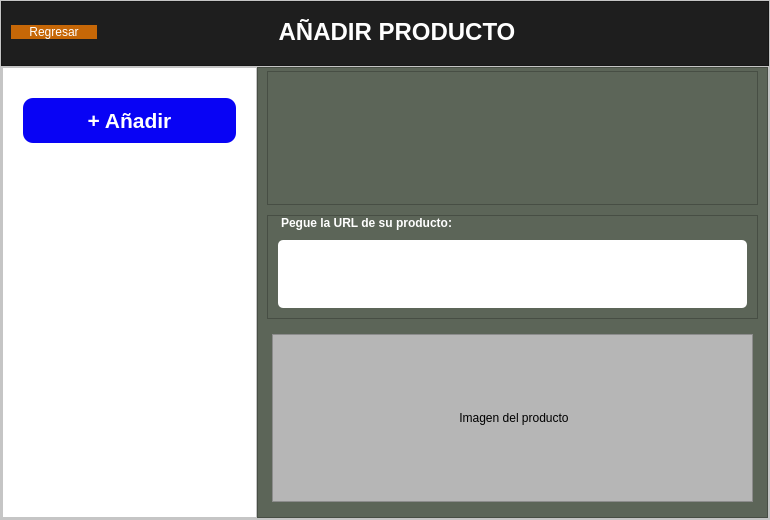
<?xml version="1.0" encoding="UTF-8"?>
<ui version="4.0">
 <class>MainWindow</class>
 <widget class="QMainWindow" name="MainWindow">
  <property name="geometry">
   <rect>
    <x>0</x>
    <y>0</y>
    <width>770</width>
    <height>520</height>
   </rect>
  </property>
  <property name="windowTitle">
   <string>Añadir</string>
  </property>
  <widget class="QWidget" name="centralwidget">
   <layout class="QHBoxLayout" name="horizontalLayout_4">
    <property name="spacing">
     <number>0</number>
    </property>
    <property name="leftMargin">
     <number>0</number>
    </property>
    <property name="topMargin">
     <number>0</number>
    </property>
    <property name="rightMargin">
     <number>0</number>
    </property>
    <property name="bottomMargin">
     <number>0</number>
    </property>
    <item>
     <widget class="QFrame" name="frame">
      <property name="styleSheet">
       <string notr="true">background-color: rgb(255, 255, 255);</string>
      </property>
      <property name="frameShape">
       <enum>QFrame::StyledPanel</enum>
      </property>
      <property name="frameShadow">
       <enum>QFrame::Raised</enum>
      </property>
      <layout class="QVBoxLayout" name="verticalLayout_2" stretch="1,7">
       <property name="spacing">
        <number>0</number>
       </property>
       <property name="leftMargin">
        <number>0</number>
       </property>
       <property name="topMargin">
        <number>0</number>
       </property>
       <property name="rightMargin">
        <number>0</number>
       </property>
       <property name="bottomMargin">
        <number>0</number>
       </property>
       <item>
        <widget class="QFrame" name="frame_2">
         <property name="styleSheet">
          <string notr="true">
background-color: rgb(30, 30, 30);</string>
         </property>
         <property name="frameShape">
          <enum>QFrame::StyledPanel</enum>
         </property>
         <property name="frameShadow">
          <enum>QFrame::Raised</enum>
         </property>
         <layout class="QHBoxLayout" name="horizontalLayout_5" stretch="1,7">
          <property name="spacing">
           <number>0</number>
          </property>
          <property name="rightMargin">
           <number>71</number>
          </property>
          <property name="bottomMargin">
           <number>11</number>
          </property>
          <item>
           <widget class="QPushButton" name="pushButton">
            <property name="maximumSize">
             <size>
              <width>16777205</width>
              <height>16777215</height>
             </size>
            </property>
            <property name="cursor">
             <cursorShape>PointingHandCursor</cursorShape>
            </property>
            <property name="styleSheet">
             <string notr="true">QPushButton{
	background-color: rgb(198, 103, 7);
	font: 700 9pt &quot;Arial&quot;;
	border-radius:2 px;
	Color: white;

}

</string>
            </property>
            <property name="text">
             <string>Regresar</string>
            </property>
           </widget>
          </item>
          <item>
           <widget class="QLabel" name="label">
            <property name="text">
             <string>&lt;html&gt;&lt;head/&gt;&lt;body&gt;&lt;p align=&quot;center&quot;&gt;&lt;span style=&quot; font-size:18pt; font-weight:700; color:#ffffff;&quot;&gt;AÑADIR PRODUCTO&lt;/span&gt;&lt;/p&gt;&lt;/body&gt;&lt;/html&gt;</string>
            </property>
           </widget>
          </item>
         </layout>
        </widget>
       </item>
       <item>
        <widget class="QFrame" name="frame_3">
         <property name="frameShape">
          <enum>QFrame::StyledPanel</enum>
         </property>
         <property name="frameShadow">
          <enum>QFrame::Raised</enum>
         </property>
         <property name="lineWidth">
          <number>0</number>
         </property>
         <layout class="QHBoxLayout" name="horizontalLayout_2" stretch="2,4">
          <property name="spacing">
           <number>0</number>
          </property>
          <property name="leftMargin">
           <number>0</number>
          </property>
          <property name="topMargin">
           <number>0</number>
          </property>
          <property name="rightMargin">
           <number>0</number>
          </property>
          <property name="bottomMargin">
           <number>0</number>
          </property>
          <item>
           <widget class="QFrame" name="frame_5">
            <property name="sizePolicy">
             <sizepolicy hsizetype="Minimum" vsizetype="Minimum">
              <horstretch>0</horstretch>
              <verstretch>0</verstretch>
             </sizepolicy>
            </property>
            <property name="minimumSize">
             <size>
              <width>200</width>
              <height>300</height>
             </size>
            </property>
            <property name="layoutDirection">
             <enum>Qt::RightToLeft</enum>
            </property>
            <property name="styleSheet">
             <string notr="true"/>
            </property>
            <property name="frameShape">
             <enum>QFrame::StyledPanel</enum>
            </property>
            <property name="frameShadow">
             <enum>QFrame::Raised</enum>
            </property>
            <property name="lineWidth">
             <number>0</number>
            </property>
            <layout class="QVBoxLayout" name="verticalLayout_4" stretch="0,0">
             <property name="spacing">
              <number>20</number>
             </property>
             <property name="leftMargin">
              <number>0</number>
             </property>
             <property name="topMargin">
              <number>10</number>
             </property>
             <property name="rightMargin">
              <number>0</number>
             </property>
             <property name="bottomMargin">
              <number>0</number>
             </property>
             <item>
              <widget class="QPushButton" name="pushButton_2">
               <property name="font">
                <font>
                 <family>Arial</family>
                 <pointsize>16</pointsize>
                 <bold>true</bold>
                </font>
               </property>
               <property name="cursor">
                <cursorShape>PointingHandCursor</cursorShape>
               </property>
               <property name="styleSheet">
                <string notr="true">background-color: rgb(8, 3, 245);
	border-radius: 10px;
	Color: white;
	padding: 10px;
	margin: 20px;

</string>
               </property>
               <property name="text">
                <string>+ Añadir</string>
               </property>
              </widget>
             </item>
             <item>
              <widget class="QLabel" name="label_4">
               <property name="sizePolicy">
                <sizepolicy hsizetype="Minimum" vsizetype="Minimum">
                 <horstretch>0</horstretch>
                 <verstretch>0</verstretch>
                </sizepolicy>
               </property>
               <property name="minimumSize">
                <size>
                 <width>200</width>
                 <height>250</height>
                </size>
               </property>
               <property name="styleSheet">
                <string notr="true">image: url(:/GMG/GMG2.png);
padding: -15px;
padding-top: 20px;</string>
               </property>
               <property name="text">
                <string/>
               </property>
               <property name="alignment">
                <set>Qt::AlignLeading|Qt::AlignLeft|Qt::AlignTop</set>
               </property>
              </widget>
             </item>
            </layout>
           </widget>
          </item>
          <item>
           <widget class="QFrame" name="frame_4">
            <property name="styleSheet">
             <string notr="true">background-color: rgb(92, 101, 88);</string>
            </property>
            <property name="frameShape">
             <enum>QFrame::StyledPanel</enum>
            </property>
            <property name="frameShadow">
             <enum>QFrame::Raised</enum>
            </property>
            <layout class="QVBoxLayout" name="verticalLayout" stretch="30,10,40">
             <property name="spacing">
              <number>10</number>
             </property>
             <property name="leftMargin">
              <number>9</number>
             </property>
             <property name="topMargin">
              <number>3</number>
             </property>
             <property name="rightMargin">
              <number>9</number>
             </property>
             <property name="bottomMargin">
              <number>10</number>
             </property>
             <item>
              <widget class="QFrame" name="frame_7">
               <property name="frameShape">
                <enum>QFrame::StyledPanel</enum>
               </property>
               <property name="frameShadow">
                <enum>QFrame::Raised</enum>
               </property>
               <layout class="QHBoxLayout" name="horizontalLayout_3">
                <item>
                 <widget class="QLabel" name="label_3">
                  <property name="sizePolicy">
                   <sizepolicy hsizetype="Maximum" vsizetype="Minimum">
                    <horstretch>0</horstretch>
                    <verstretch>0</verstretch>
                   </sizepolicy>
                  </property>
                  <property name="minimumSize">
                   <size>
                    <width>200</width>
                    <height>100</height>
                   </size>
                  </property>
                  <property name="styleSheet">
                   <string notr="true">image: url(:/GMG/GMG.png);</string>
                  </property>
                  <property name="text">
                   <string>&lt;html&gt;&lt;head/&gt;&lt;body&gt;&lt;p&gt;&lt;br/&gt;&lt;/p&gt;&lt;/body&gt;&lt;/html&gt;</string>
                  </property>
                 </widget>
                </item>
               </layout>
              </widget>
             </item>
             <item>
              <widget class="QFrame" name="frame_6">
               <property name="frameShape">
                <enum>QFrame::StyledPanel</enum>
               </property>
               <property name="frameShadow">
                <enum>QFrame::Raised</enum>
               </property>
               <layout class="QVBoxLayout" name="verticalLayout_3" stretch="2,2">
                <property name="spacing">
                 <number>0</number>
                </property>
                <property name="leftMargin">
                 <number>0</number>
                </property>
                <property name="topMargin">
                 <number>0</number>
                </property>
                <property name="rightMargin">
                 <number>0</number>
                </property>
                <property name="bottomMargin">
                 <number>0</number>
                </property>
                <item>
                 <widget class="QLabel" name="label_2">
                  <property name="styleSheet">
                   <string notr="true">margin-left: 10px</string>
                  </property>
                  <property name="text">
                   <string>&lt;html&gt;&lt;head/&gt;&lt;body&gt;&lt;p&gt;&lt;span style=&quot; font-weight:700; color:#ffffff;&quot;&gt;Pegue la URL de su producto:&lt;/span&gt;&lt;/p&gt;&lt;/body&gt;&lt;/html&gt;</string>
                  </property>
                 </widget>
                </item>
                <item>
                 <widget class="QTextEdit" name="textEdit">
                  <property name="font">
                   <font>
                    <family>Arial</family>
                    <bold>true</bold>
                   </font>
                  </property>
                  <property name="statusTip">
                   <string/>
                  </property>
                  <property name="whatsThis">
                   <string/>
                  </property>
                  <property name="styleSheet">
                   <string notr="true">background-color: rgb(255, 255, 255);
border-radius:5px;
margin: 10px;
height: 25px;</string>
                  </property>
                 </widget>
                </item>
               </layout>
              </widget>
             </item>
             <item>
              <widget class="QFrame" name="frame_8">
               <property name="styleSheet">
                <string notr="true">background-color: rgb(182, 182, 182);
margin: 5px;</string>
               </property>
               <property name="frameShape">
                <enum>QFrame::StyledPanel</enum>
               </property>
               <property name="frameShadow">
                <enum>QFrame::Raised</enum>
               </property>
               <layout class="QHBoxLayout" name="horizontalLayout">
                <item>
                 <widget class="QLabel" name="label_5">
                  <property name="styleSheet">
                   <string notr="true">margin:10px;</string>
                  </property>
                  <property name="text">
                   <string>&lt;html&gt;&lt;head/&gt;&lt;body&gt;&lt;p align=&quot;center&quot;&gt;Imagen del producto&lt;/p&gt;&lt;/body&gt;&lt;/html&gt;</string>
                  </property>
                 </widget>
                </item>
               </layout>
              </widget>
             </item>
            </layout>
           </widget>
          </item>
         </layout>
        </widget>
       </item>
      </layout>
     </widget>
    </item>
   </layout>
  </widget>
 </widget>
 <resources>
  <include location="../imagenes/imagenes.qrc"/>
 </resources>
 <connections/>
</ui>
